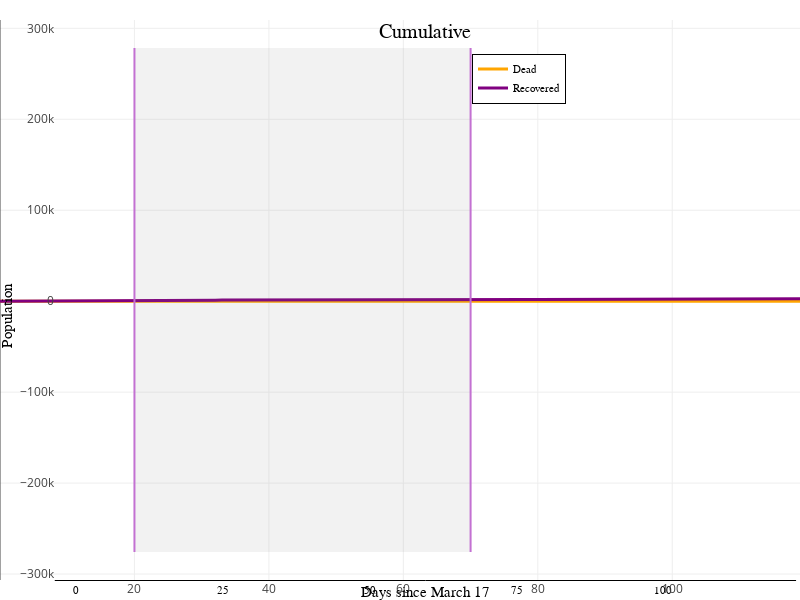

Source (notebook cell):
### Code cell
inner

### Figure 1 — Plotly figure (JSON) as saved in the notebook; plotly's stock layout.template omitted (floating-point values rounded to 4 significant figures)
{"data": [{"colorbar": {"title": ""}, "legendgroup": "Dead", "line": {"color": "rgba(255, 165, 0, 1.000)", "dash": "solid", "shape": "linear", "width": 3}, "mode": "lines", "name": "Dead", "showlegend": true, "type": "scatter", "x": [0, 1, 2, 3, 4, 5, 6, 7, 8, 9, 10, 11, 12, 13, 14, 15, 16, 17, 18, 19, 20, 21, 22, 23, 24, 25, 26, 27, 28, 29, 30, 31, 32, 33, 34, 35, 36, 37, 38, 39, 40, 41, 42, 43, 44, 45, 46, 47, 48, 49, 50, 51, 52, 53, 54, 55, 56, 57, 58, 59, 60, 61, 62, 63, 64, 65, 66, 67, 68, 69, 70, 71, 72, 73, 74, 75, 76, 77, 78, 79, 80, 81, 82, 83, 84, 85, 86, 87, 88, 89, 90, 91, 92, 93, 94, 95, 96, 97, 98, 99, 100, 101, 102, 103, 104, 105, 106, 107, 108, 109, 110, 111, 112, 113, 114, 115, 116, 117, 118, 119], "xaxis": "x2", "y": [0, 0.3913, 0.4871, 0.541, 0.5974, 0.6649, 0.7473, 0.8479, 0.9709, 1.121, 1.305, 1.529, 1.803, 2.138, 2.547, 3.047, 3.658, 4.404, 5.316, 6.43, 7.791, 9.419, 11.15, 12.85, 14.47, 16.0, 17.46, 18.83, 20.13, 21.36, 22.53, 23.63, 24.67, 25.66, 26.59, 27.47, 28.31, 29.1, 29.85, 30.56, 31.23, 31.86, 32.46, 33.03, 33.57, 34.07, 34.55, 35.01, 35.44, 35.85, 36.23, 36.6, 36.94, 37.27, 37.58, 37.87, 38.15, 38.41, 38.66, 38.89, 39.11, 39.32, 39.52, 39.71, 39.88, 40.05, 40.21, 40.36, 40.5, 40.64, 40.77, 40.89, 41.01, 41.13, 41.26, 41.39, 41.53, 41.68, 41.82, 41.98, 42.14, 42.31, 42.48, 42.66, 42.85, 43.04, 43.25, 43.46, 43.67, 43.9, 44.14, 44.38, 44.63, 44.9, 45.17, 45.46, 45.75, 46.06, 46.38, 46.71, 47.05, 47.41, 47.78, 48.17, 48.57, 48.98, 49.41, 49.86, 50.33, 50.81, 51.31, 51.84, 52.38, 52.94, 53.53, 54.13, 54.77, 55.42, 56.1, 56.81], "yaxis": "y2", "zmax": null, "zmin": null}, {"colorbar": {"title": ""}, "legendgroup": "Recovered", "line": {"color": "rgba(128, 0, 128, 1.000)", "dash": "solid", "shape": "linear", "width": 3}, "mode": "lines", "name": "Recovered", "showlegend": true, "type": "scatter", "x": [0, 1, 2, 3, 4, 5, 6, 7, 8, 9, 10, 11, 12, 13, 14, 15, 16, 17, 18, 19, 20, 21, 22, 23, 24, 25, 26, 27, 28, 29, 30, 31, 32, 33, 34, 35, 36, 37, 38, 39, 40, 41, 42, 43, 44, 45, 46, 47, 48, 49, 50, 51, 52, 53, 54, 55, 56, 57, 58, 59, 60, 61, 62, 63, 64, 65, 66, 67, 68, 69, 70, 71, 72, 73, 74, 75, 76, 77, 78, 79, 80, 81, 82, 83, 84, 85, 86, 87, 88, 89, 90, 91, 92, 93, 94, 95, 96, 97, 98, 99, 100, 101, 102, 103, 104, 105, 106, 107, 108, 109, 110, 111, 112, 113, 114, 115, 116, 117, 118, 119], "xaxis": "x2", "y": [0, 17.92, 22.3, 24.77, 27.35, 30.44, 34.21, 38.82, 44.45, 51.33, 59.73, 70.0, 82.55, 97.88, 116.6, 139.5, 167.5, 201.6, 243.4, 294.4, 356.7, 431.2, 510.6, 588.3, 662.4, 732.6, 799.1, 862.1, 921.6, 977.9, 1031.0, 1082.0, 1129.0, 1175.0, 1217.0, 1258.0, 1296.0, 1332.0, 1367.0, 1399.0, 1430.0, 1459.0, 1486.0, 1512.0, 1537.0, 1560.0, 1582.0, 1603.0, 1622.0, 1641.0, 1659.0, 1675.0, 1691.0, 1706.0, 1720.0, 1734.0, 1746.0, 1758.0, 1770.0, 1780.0, 1791.0, 1800.0, 1809.0, 1818.0, 1826.0, 1834.0, 1841.0, 1848.0, 1854.0, 1860.0, 1866.0, 1872.0, 1877.0, 1883.0, 1889.0, 1895.0, 1901.0, 1908.0, 1915.0, 1922.0, 1929.0, 1937.0, 1945.0, 1953.0, 1962.0, 1971.0, 1980.0, 1989.0, 1999.0, 2010.0, 2021.0, 2032.0, 2043.0, 2055.0, 2068.0, 2081.0, 2095.0, 2109.0, 2123.0, 2138.0, 2154.0, 2170.0, 2187.0, 2205.0, 2223.0, 2242.0, 2262.0, 2283.0, 2304.0, 2326.0, 2349.0, 2373.0, 2398.0, 2424.0, 2451.0, 2478.0, 2507.0, 2537.0, 2568.0, 2601.0], "yaxis": "y2", "zmax": null, "zmin": null}, {"fill": "tozeroy", "fillcolor": "rgba(128, 128, 128, 0.100)", "hoverinfo": "none", "legendgroup": "", "line": {"color": "rgba(0, 0, 0, 0.100)", "dash": "solid", "width": 0}, "mode": "lines", "name": "", "showlegend": false, "type": "scatter", "x": [20, 20, 70, 70, 20], "xaxis": "x2", "y": [-275800.0, 278400.0, 278400.0, -275800.0, -275800.0], "yaxis": "y2"}, {"colorbar": {"title": ""}, "legendgroup": "", "line": {"color": "rgba(195, 113, 210, 1.000)", "dash": "solid", "shape": "linear", "width": 2}, "mode": "lines", "name": "", "showlegend": false, "type": "scatter", "x": [20, 20], "xaxis": "x2", "y": [-275800.0, 278400.0], "yaxis": "y2", "zmax": null, "zmin": null}, {"colorbar": {"title": ""}, "legendgroup": "", "line": {"color": "rgba(195, 113, 210, 1.000)", "dash": "solid", "shape": "linear", "width": 2}, "mode": "lines", "name": "", "showlegend": false, "type": "scatter", "x": [70, 70], "xaxis": "x2", "y": [-275800.0, 278400.0], "yaxis": "y2", "zmax": null, "zmin": null}], "layout": {"annotations": [{"font": {"color": "rgba(0, 0, 0, 1.000)", "family": "sans-serif", "size": 20}, "rotation": 0, "showarrow": false, "text": "Cumulative", "x": 0.5318, "xanchor": "center", "xref": "paper", "y": 1, "yanchor": "top", "yref": "paper"}, {"font": {"color": "rgba(0, 0, 0, 1.000)", "family": "sans-serif", "size": 20}, "rotation": 0, "showarrow": false, "text": "Lockdown", "x": 45, "xanchor": "center", "xref": "x", "y": 10000, "yanchor": "middle", "yref": "y"}, {"font": {"color": "rgba(0, 0, 0, 1.000)", "family": "sans-serif", "size": 20}, "rotation": 0, "showarrow": false, "text": "4/6/20", "x": 25, "xanchor": "center", "xref": "x", "y": 15000, "yanchor": "bottom", "yref": "y"}, {"font": {"color": "rgba(0, 0, 0, 1.000)", "family": "sans-serif", "size": 20}, "rotation": 0, "showarrow": false, "text": "5/26/20", "x": 75, "xanchor": "center", "xref": "x", "y": 15000, "yanchor": "bottom", "yref": "y"}], "height": 600, "legend": {"bgcolor": "rgba(255, 255, 255, 1.000)", "bordercolor": "rgba(0, 0, 0, 1.000)", "borderwidth": 1, "font": {"color": "rgba(0, 0, 0, 1.000)", "family": "sans-serif", "size": 11}, "tracegroupgap": 0, "traceorder": "normal", "x": 0.59, "xanchor": "left", "y": 0.94, "yanchor": "top"}, "margin": {"b": 20, "l": 0, "r": 0, "t": 20}, "paper_bgcolor": "rgba(255, 255, 255, 1.000)", "plot_bgcolor": "rgba(255, 255, 255, 1.000)", "showlegend": true, "width": 800, "xaxis": {"anchor": "y2", "domain": [0.06846, 0.9951], "gridcolor": "rgba(0, 0, 0, 0.100)", "gridwidth": 0.5, "linecolor": "rgba(0, 0, 0, 1.000)", "mirror": false, "range": [-3.57, 122.6], "showgrid": true, "showline": true, "showticklabels": true, "tickangle": 0, "tickcolor": "rgb(0, 0, 0)", "tickfont": {"color": "rgba(0, 0, 0, 1.000)", "family": "sans-serif", "size": 11}, "tickmode": "array", "ticks": "inside", "ticktext": ["0", "25", "50", "75", "100"], "tickvals": [0, 25, 50, 75, 100], "title": "Days since March 17", "titlefont": {"color": "rgba(0, 0, 0, 1.000)", "family": "sans-serif", "size": 15}, "type": "-", "visible": true, "zeroline": false, "zerolinecolor": "rgba(0, 0, 0, 1.000)"}, "yaxis": {"anchor": "x2", "domain": [-0.4242, 0.9415], "gridcolor": "rgba(0, 0, 0, 0.100)", "gridwidth": 0.5, "linecolor": "rgba(0, 0, 0, 1.000)", "mirror": false, "range": [-78.02, 2679.0], "showgrid": true, "showline": true, "showticklabels": true, "tickangle": 0, "tickcolor": "rgb(0, 0, 0)", "tickfont": {"color": "rgba(0, 0, 0, 1.000)", "family": "sans-serif", "size": 11}, "tickmode": "array", "ticks": "inside", "ticktext": ["0", "500", "1000", "1500", "2000", "2500"], "tickvals": [0, 500, 1000, 1500, 2000, 2500], "title": "Population", "titlefont": {"color": "rgba(0, 0, 0, 1.000)", "family": "sans-serif", "size": 15}, "type": "-", "visible": true, "zeroline": false, "zerolinecolor": "rgba(0, 0, 0, 1.000)"}}}
